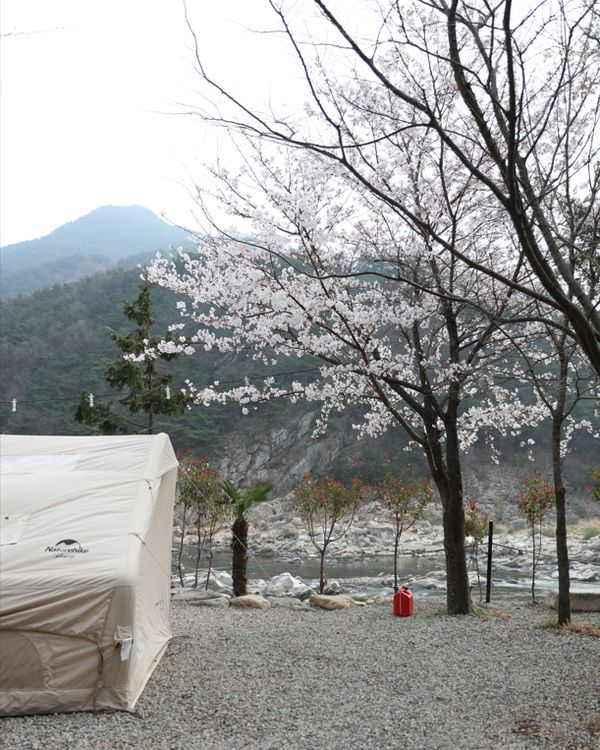
#> input picture images/camp627-1.jpg, 600 x 750 px
$ python -i make_mobile_images.py   (imports and definitions only)
#> lines starting #> are read from the running program, lines starting #| are printed output that depends on the picture
"""폰용 작은 사진 만들기 (사용자 261126 '사진 용량은 줄이되 PC 버전 모바일 버전 따로').

images/{series,camps,products}/파일 → images/m/{같은 폴더}/같은 이름.jpg
- 폰 카드에서 사진이 보이는 폭이 약 120px(화면 배율 2.6배면 약 320px)이라 가로 320px로 줄임.
- JPEG 품질 72·점진적(progressive). 투명 PNG는 흰 바탕에 합성.
- 작은 판이 없을 때만 만듦(사진은 바꿀 때 새 이름). 원본이 지워졌으면 작은 판도 지움.
- PC는 원본 그대로 씀. 원본은 건드리지 않음.
GitHub Actions(build-pages.yml)가 사진·데이터가 바뀔 때마다 돌린다.
"""
import os
import sys

from PIL import Image

ROOT = os.path.dirname(os.path.dirname(os.path.abspath(__file__)))
FOLDERS = ["series", "camps", "products"]
WIDTH = 320
QUALITY = 72
EXT = (".jpg", ".jpeg", ".png", ".webp")


def make(src, dst):
#> called with src = '../images/camp627-1.jpg', dst = 'out.png'
    im = Image.open(src)
#> im is the input picture: PIL image 600x750 RGB; mean R, G, B 155.1, 155.3, 154.5
    if im.mode in ("RGBA", "LA", "P"):
        im = im.convert("RGBA")
        bg = Image.new("RGB", im.size, (255, 255, 255))
        bg.paste(im, mask=im.split()[-1])
        im = bg
    else:
        im = im.convert("RGB")
    if im.width > WIDTH:
        im = im.resize((WIDTH, round(im.height * WIDTH / im.width)), Image.LANCZOS)
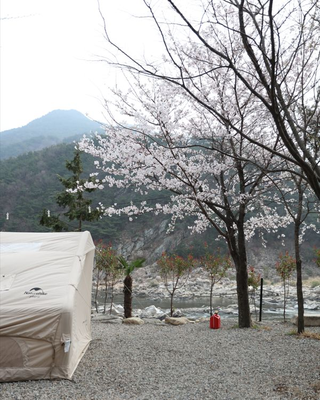
#> im: PIL image 320x400 RGB; mean R, G, B 155, 155.3, 154.4
    os.makedirs(os.path.dirname(dst), exist_ok=True)
    im.save(dst, "JPEG", quality=QUALITY, optimize=True, progressive=True)


def main():
    made = removed = 0
    before = after = 0
    for f in FOLDERS:
        src_dir = os.path.join(ROOT, "images", f)
        dst_dir = os.path.join(ROOT, "images", "m", f)
        names = set()
        for n in sorted(os.listdir(src_dir)) if os.path.isdir(src_dir) else []:
            if not n.lower().endswith(EXT):
                continue
            base = os.path.splitext(n)[0] + ".jpg"
            names.add(base)
            src, dst = os.path.join(src_dir, n), os.path.join(dst_dir, base)
            if os.path.exists(dst):   # 사진을 바꾸면 새 파일 이름으로 저장하는 규칙이라 '없을 때만' 만들면 됨 (Actions 체크아웃은 파일 시각이 다 같아서 시각 비교 안 씀)
                continue
            try:
                make(src, dst)
                made += 1
                before += os.path.getsize(src)
                after += os.path.getsize(dst)
            except Exception as e:  # 깨진 파일 하나가 전체를 멈추지 않게
                print(f"::warning::{f}/{n} 작은 판 못 만듦: {e}")
        if os.path.isdir(dst_dir):
            for n in os.listdir(dst_dir):
                if n not in names:
                    os.remove(os.path.join(dst_dir, n))
                    removed += 1
    print(f"폰용 사진 새로 {made}장 (원본 {before // 1024}KB → {after // 1024}KB), 지운 것 {removed}장")
    return 0


# [2 lines not run here, left out]

>>> result = make('../images/camp627-1.jpg', 'out.png')

$ run again, on images/camp627-5.jpg
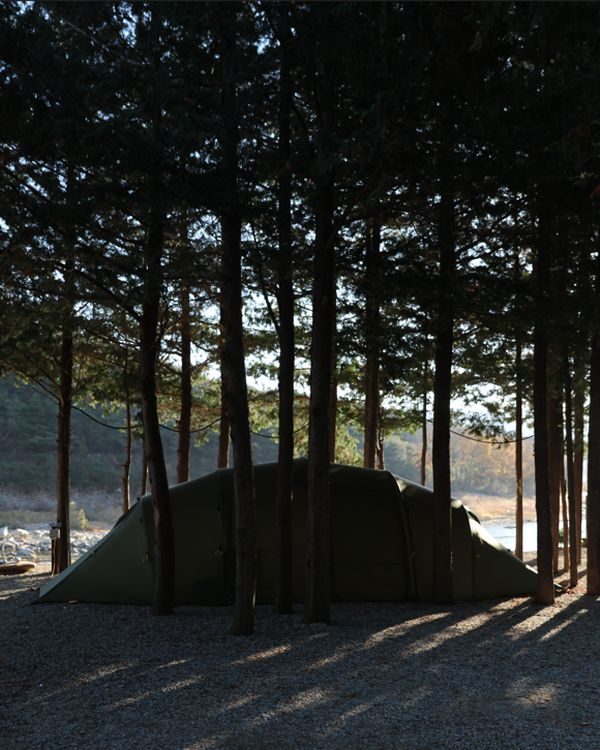
#> input picture images/camp627-5.jpg, 600 x 750 px
#> in make, im is the input picture: PIL image 600x750 RGB; mean R, G, B 37.9, 40.3, 38.2
#> in make, `im = im.resize((WIDTH, round(im.height * WIDTH / im.width)), Image.LAN..`:
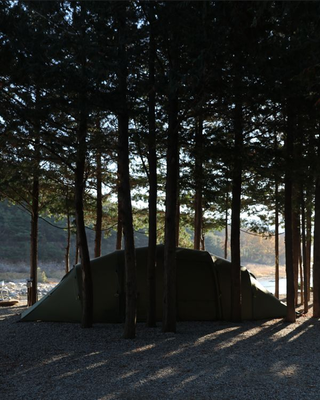
#> im: PIL image 320x400 RGB; mean R, G, B 37.9, 40.3, 38.2

$ run again, on images/hapcheonho.jpg
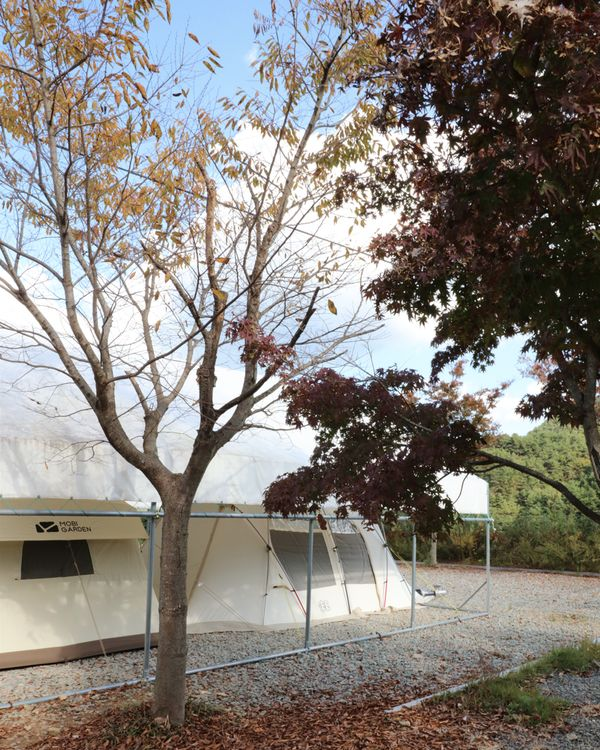
#> input picture images/hapcheonho.jpg, 600 x 750 px
#> in make, im is the input picture: PIL image 600x750 RGB; mean R, G, B 135.2, 130.6, 125.3
#> in make, `im = im.resize((WIDTH, round(im.height * WIDTH / im.width)), Image.LAN..`:
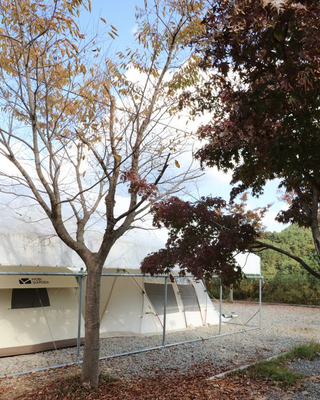
#> im: PIL image 320x400 RGB; mean R, G, B 135.2, 130.6, 125.2
